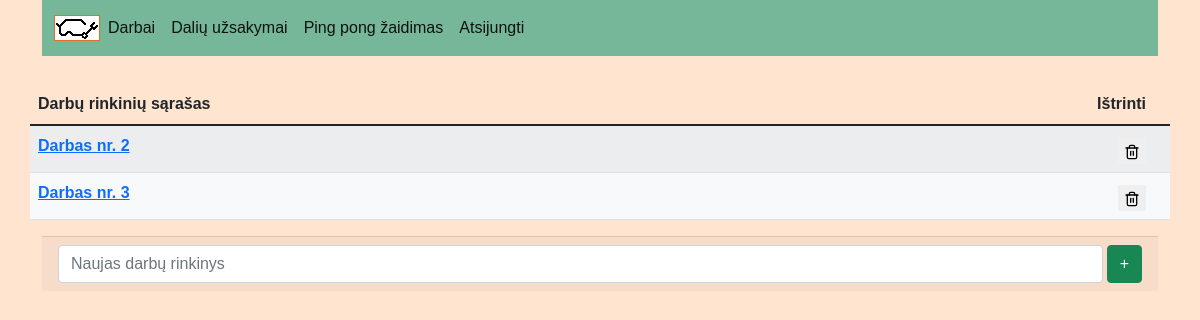
The app's page / (signed in) with its own data.
### registracija/models.py (models this page shows, shortened)
class DarbuListas(models.Model):
    title = models.CharField("Pavadinimas", max_length=100, help_text="Pavadink šitą darbų seką kaip nors originaliai")
    user = models.ForeignKey(User, on_delete=models.SET_NULL, null=True, blank=True)
    class Meta:
        verbose_name = 'Darbu listas'
        verbose_name_plural = 'Darbu listai'

### registracija/views.py (the view, shortened to what this page needs)
# urls.py: path('', login_required(views.VisuDarbuListai.as_view()), name='home'),
class VisuDarbuListai(View,LoginRequiredMixin):
    template_name = 'home.html'
    def get(self, request):
        x = DarbuListas.objects.filter(user=self.request.user)
        return render(request, self.template_name, {'x': x})

### registracija/templates/home.html (shortened to what this page needs)
{% extends 'base.html' %}
{% block content %}
<table class="table table-striped">
    <thead>
        <tr>
          <th scope="col">Darbų rinkinių sąrašas</th>
          <th scope="col" class="delete-styles">Ištrinti</th>
        </tr>
    </thead>
    <tbody>
        {% for item in x %}
            <tr class="table-light">
              <th><a href="{{item.id}}">{{item.title}}</a></th>
              <th>
                <button
                type="submit"
                name="delete"
                value="{{item.id}}"
                class="delete-styles"
                >
                </button>
              </th>
            </tr>
        {% endfor %}
    </tbody>
</table>
<form method="post" action="#">
  <div class="card-footer" style="display: flex">
    <input type="text" class="form-control me-1" placeholder="Naujas darbų rinkinys" aria-label="Nauja užduotis į sąrašą" aria-describedby="button-addon2" name="newT" style="margin-right: 7px;">
    <button class="btn btn-success" type="submit" id="button-addon2" name="add" value="add">+</button>
  </div>
</form>
{% endblock content %}

### templates/base.html (style rules this page uses)
.delete-styles { float: right; border: none; }
body { background-color: #ffe5d0; font-family: 'Lucida Sans', 'Lucida Sans Regular', 'Lucida Grande', 'Lucida Sans Unicode', Geneva, Verdana, sans-serif; }

### registracija/templates/home.html (style rules this page uses)
.delete-styles { float: right; margin-top: 4px; margin-right: 16px; }

### records on screen
DarbuListas: title "Darbas nr. 2", {{ item.id }} 1 (drawn)
DarbuListas: title "Darbas nr. 3", {{ item.id }} 2 (drawn)
